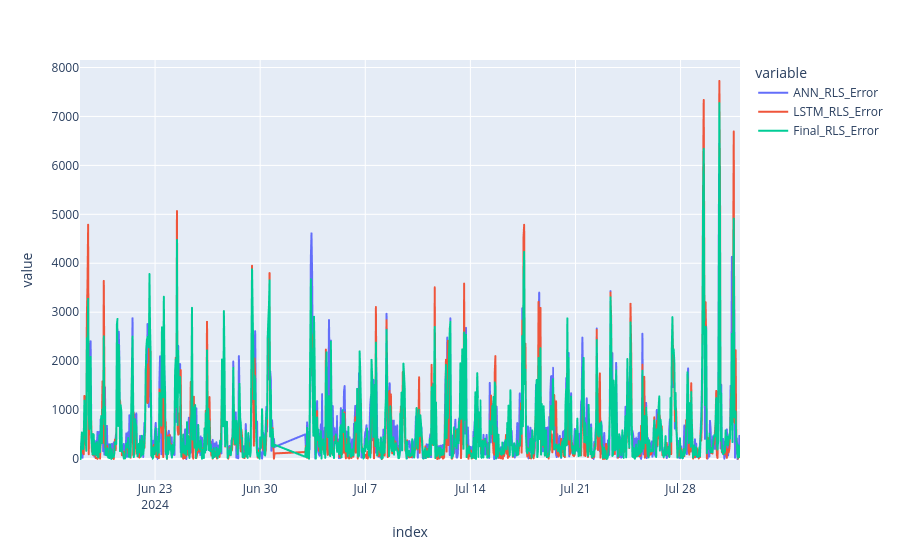

The cell this chart's notebook holds for it:
### Code cell
px.line(combined_errors.drop(columns='Weather_Code')).show()

### Figure 1 — Plotly figure (JSON) as saved in the notebook; plotly's stock layout.template omitted (floating-point values rounded to 4 significant figures; data arrays with more than 128 entries replaced by an {"elided": "..."} marker saying what was removed)
{"data": [{"hovertemplate": "variable=ANN_RLS_Error<br>index=%{x}<br>value=%{y}<extra></extra>", "legendgroup": "ANN_RLS_Error", "line": {"color": "#636efa", "dash": "solid"}, "marker": {"symbol": "circle"}, "mode": "lines", "name": "ANN_RLS_Error", "showlegend": true, "type": "scattergl", "x": {"elided": "1008 str values"}, "xaxis": "x", "y": {"elided": "1008 float values"}, "yaxis": "y"}, {"hovertemplate": "variable=LSTM_RLS_Error<br>index=%{x}<br>value=%{y}<extra></extra>", "legendgroup": "LSTM_RLS_Error", "line": {"color": "#EF553B", "dash": "solid"}, "marker": {"symbol": "circle"}, "mode": "lines", "name": "LSTM_RLS_Error", "showlegend": true, "type": "scattergl", "x": {"elided": "1008 str values"}, "xaxis": "x", "y": {"elided": "1008 float values"}, "yaxis": "y"}, {"hovertemplate": "variable=Final_RLS_Error<br>index=%{x}<br>value=%{y}<extra></extra>", "legendgroup": "Final_RLS_Error", "line": {"color": "#00cc96", "dash": "solid"}, "marker": {"symbol": "circle"}, "mode": "lines", "name": "Final_RLS_Error", "showlegend": true, "type": "scattergl", "x": {"elided": "1008 str values"}, "xaxis": "x", "y": {"elided": "1008 float values"}, "yaxis": "y"}], "layout": {"legend": {"title": {"text": "variable"}, "tracegroupgap": 0}, "margin": {"t": 60}, "xaxis": {"anchor": "y", "domain": [0, 1], "title": {"text": "index"}}, "yaxis": {"anchor": "x", "domain": [0, 1], "title": {"text": "value"}}}}
